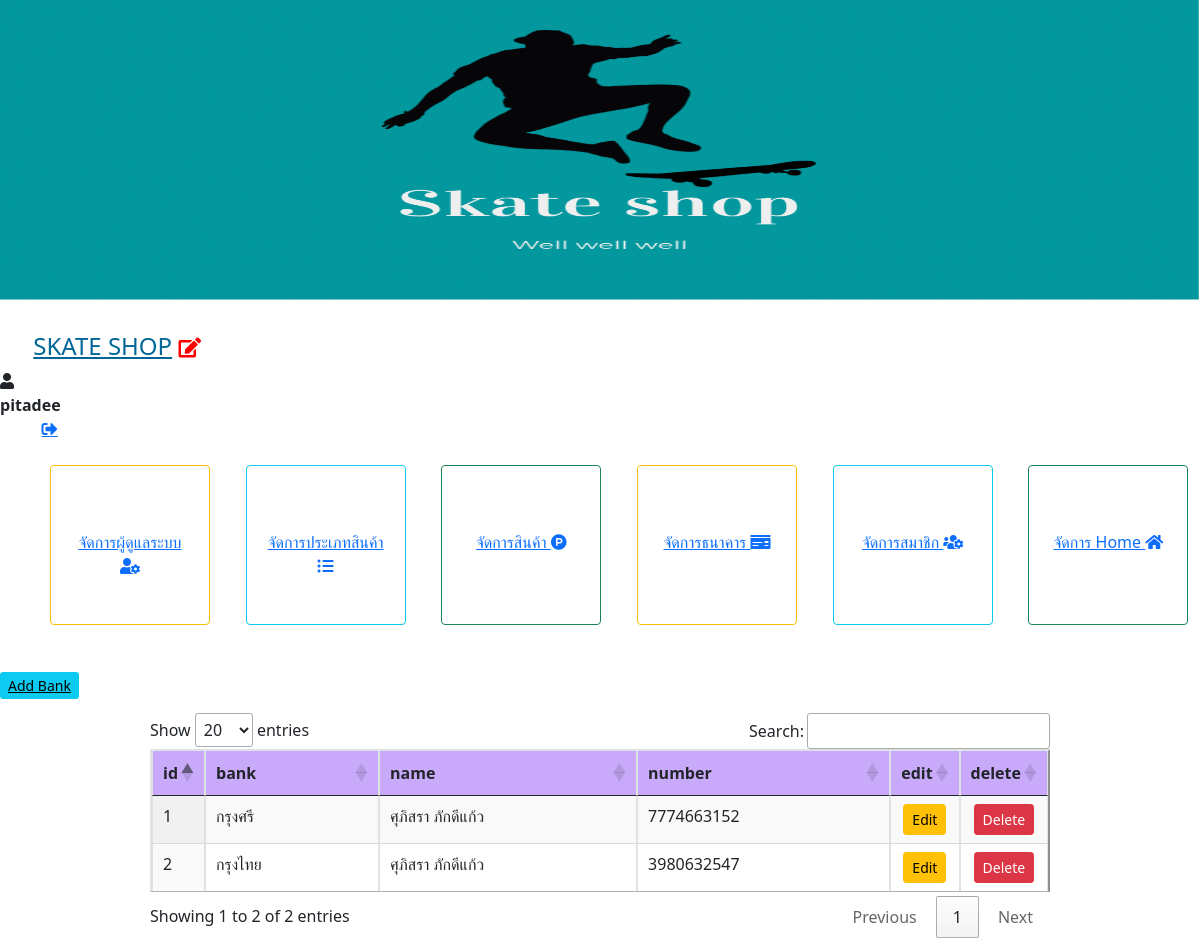
The app's page /skate-shop/admin/bank_list.php (signed in) with its own data.
### tables this page shows
CREATE TABLE `shop` (
  `h_id` int(10) NOT NULL,
  `h_name` varchar(100) NOT NULL,
  `g_img` varchar(200) NOT NULL,
  `h_address` varchar(200) DEFAULT NULL,
  `h_tel` varchar(12) DEFAULT NULL,
  `h_fb` varchar(200) DEFAULT NULL,
  `h_ig` varchar(200) DEFAULT NULL
);

CREATE TABLE `bank` (
  `b_id` int(11) NOT NULL,
  `b_name` varchar(100) NOT NULL,
  `b_number` varchar(20) NOT NULL,
  `b_uname` varchar(100) NOT NULL
);

### skate-shop/admin/h.php (called while the page is built, shortened)
<?php session_start();
  $a_user = $_SESSION['a_user'];
?>

### skate-shop/admin/bank_list.php (the view, shortened to what this page needs)
<!DOCTYPE html>
<html>
<head>
  <link href="https://cdn.jsdelivr.net/npm/bootstrap@5.0.2/dist/css/bootstrap.min.css" rel="stylesheet">
</head>
  <body>
    <?php include('h.php');
      ?>
      <?php include('header.php');
      ?>
      <br></br>
      <a  class="btn-info btn-sm" href="bank_list.php?act=add" data-bs-toggle="modal" data-bs-target="#addbank" data-bs-whatever="@mdo">
      Add Bank
        </a>
<center>
    <div class="col-md-9">
    <?php
      include('datatable.php');
                include('condb.php');
                $query = "SELECT * FROM bank ORDER BY b_id ASC" or die("Error:" . mysqli_error());
                $result = mysqli_query($con, $query);
                $row_am = mysqli_fetch_assoc($result);
                $num=0;
                ?>
          <table border="2" class="display table table-bordered" id="example1" align="center"  >
          <thead align="center">
            <tr class="info" bgcolor='#c8a9fa'>
            <th width="5%">id</th>
            <th >bank</th>
            <th >name</th>
            <th>number</th>
            <th width="5%">edit</th>
            <th width="5%">delete</th>
          </tr>
        </thead>
          <?php do {  $num++; ?>
            <tr>
            <td><?php echo $row_am['b_id']; ?></td>
            <td><?php echo $row_am['b_name']; ?></td>
              <td><?php echo $row_am['b_uname']; ?></td>
              <td><?php echo $row_am['b_number']; ?></td>
              <td align="center" ><a href="bank_list.php?act=edit&ID=<?php echo $row_am['b_id']; ?>" class="btn btn-warning btn-sm"> Edit </a> </td>
              <td align="center" ><a href="bank_del_db.php?ID=<?php echo $row_am['b_id']; ?>" class='btn btn-danger btn-sm'  onclick="return confirm('Do you want to delete this Bank? !!!')">Delete</a> </td>
            </tr>
            <?php } while ($row_am =  mysqli_fetch_assoc($result)); ?>
            </table></div></center>
  </body>
</html>

### skate-shop/admin/header.php (shortened to what this page needs)
<html lang="en">
<head>
    <?php include('h.php');
      ?>
       <?php include('h2.php');
      ?>
</head>
<?php
      $query_product = "SELECT * FROM shop ";
      $result_pro =mysqli_query($con, $query_product) or die ("Error in query: $query_product " . mysqli_error());
      $row_pro = mysqli_fetch_array($result_pro);
      ?>
<body>
<div class="row">
<img src="g_img/<?php echo $row_pro['g_img']; ?>" width="100%" height="300">
    <div class="col-10">
        <a  href="index.php"  align="center" class="card-title" style="color:#069;"><h4 ><?php echo $row_pro["h_name"];?></a>
        <a  class="navbar-brand" href="about_store_edit_db.php" data-bs-toggle="modal" data-bs-target="#edit" data-bs-whatever="@mdo">
          <i style="color:red;"class="fas fa-edit"></i>
        </a>
      </div>&nbsp;&nbsp;&nbsp;&nbsp;&nbsp;&nbsp;&nbsp;&nbsp;&nbsp;&nbsp;&nbsp;&nbsp;&nbsp;&nbsp;&nbsp;&nbsp;&nbsp;
      <div class="col-1">
        <div class="icons">
            <i class="fas fa-user"></i><b style="color:#212529"> <?php echo $a_user; ?></b>
            <a href="../logout.php" class="fas fa-sign-out-alt" onclick="return confirm('คุณต้องการออกจากระบบหรือไม่?')"></a>
        </div>
      </div>
</div>
<br>
<div class="row">
  <div class="col-sm">
<div class="card border-warning text-center" style="height: 10rem; width: 10rem;" >
  <div class="card-body">
    <br><br>
  <a href="admin_list.php">จัดการผู้ดูแลระบบ
     <i class="fas fa-user-cog"></i>
  </a>
  </div>
</div>
</div>
<div class="col-sm">
<div class="card border-info text-center" style="height: 10rem; width: 10rem;" >
  <div class="card-body ">
    <br><br>
    <a href="type_list.php">จัดการประเภทสินค้า   <i class="fas fa-list-ul"></i></a>
  </div>
</div>
</div>
<div class="col-sm">
<div class="card border-success text-center" style="height: 10rem; width: 10rem;" >
  <div class="card-body">
    <br><br>
    <a href="product_list.php">จัดการสินค้า   <i class="fab fa-product-hunt"></i></a>
  </div>
</div>
</div>
<div class="col-sm">
<div class="card border-warning text-center" style="height: 10rem; width: 10rem;" >
  <div class="card-body">
    <br><br>
    <a href="bank_list.php">จัดการธนาคาร  <i class="fas fa-money-check"></i></a>
  </div>
</div>
</div>
<div class="col-sm">
<div class="card border-info text-center" style="height: 10rem; width: 10rem;" >
  <div class="card-body">
    <br><br>
    <a href="member_list.php">จัดการสมาชิก  <i class="fas fa-users-cog"></i></a>
  </div>
</div>
</div>
<div class="col-sm">
<div class="card border-success text-center" style="height: 10rem; width: 10rem;" >
  <div class="card-body">
    <br><br>
    <a href="about_store.php">จัดการ Home  <i class="fas fa-home"></i></a>
  </div>
</div>
</div>
</div>
</body>
</html>

### records on screen
shop: g_img (picture), h_name "SKATE SHOP"
bank: b_id "1", b_name "กรุงศรี", b_uname "ศุภิสรา ภักดีแก้ว", b_number "7774663152"
bank: b_id "2", b_name "กรุงไทย", b_uname "ศุภิสรา ภักดีแก้ว", b_number "3980632547"

### other values on screen
$a_user "pitadee"
